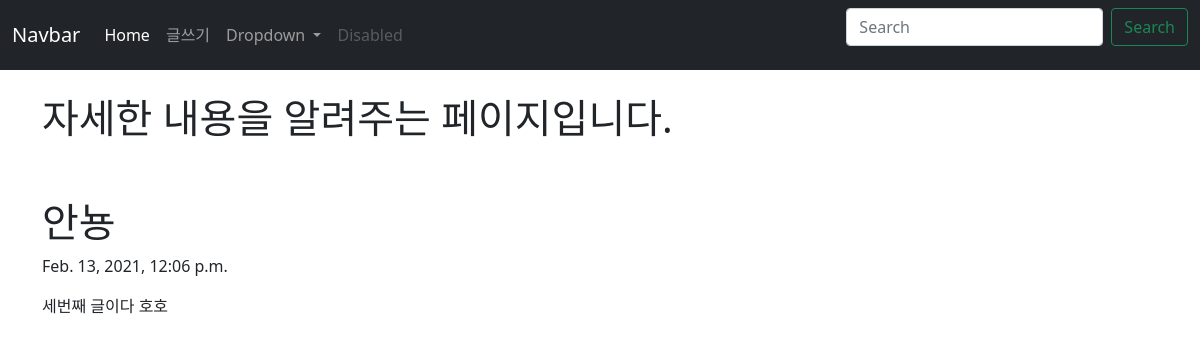
Page /blog/3 on the committed database.
### blogapp/models.py (models this page shows, shortened)
class Blog(models.Model):
    title = models.CharField(max_length=200)
    pub_date = models.DateTimeField('date published')
    body = models.TextField()

### blogapp/views.py (the view)
# urls.py: path('<int:blog_id>', views.detail, name="detail"),
def detail(request, blog_id):
    details = get_object_or_404(Blog, pk=blog_id)
    return render(request, "detail.html", {'details':details})

### blogapp/templates/detail.html
{% extends 'base.html'%}
{% block contents %}
            <div class="container">
            <br>
            <h1>자세한 내용을 알려주는 페이지입니다.</h1>
                <br><br>
                <h1>{{details.title}}</h1>
                <p>{{details.pub_date}}</p>
                <p>{{details.body}}</p>
            </div>
    </body>
{% endblock %}

### rows in the picture
Blog: title "안뇽", pub_date "Feb. 13, 2021, 12:06 p.m.", body "세번째 글이다 호호"
